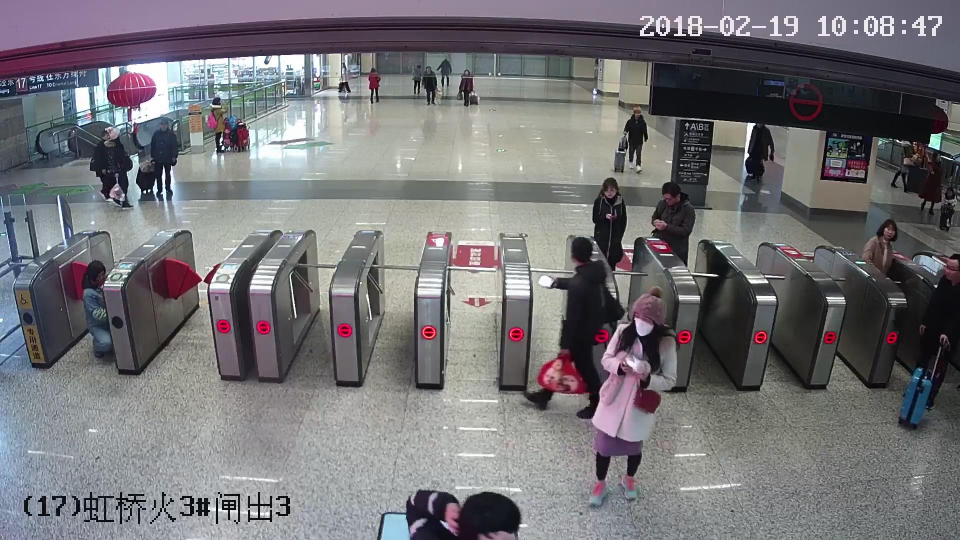
#> input picture demo.jpg, 1920 x 1080 px (shown at 1/2 size)
$ python test_2.py
#> lines starting #> are read from the running program, lines starting #| are printed output that depends on the picture
from functools import reduce
from PIL import Image
from matplotlib.colors import  rgb_to_hsv,hsv_to_rgb
import numpy as np
import cv2
from timeit import default_timer as timer
import numpy

image=Image.open('demo.jpg')
#> image is the input picture: PIL image 1920x1080 RGB; mean R, G, B 115.5, 114.2, 117.5
cv = cv2.imread('demo.jpg')
# print(cv)


# PIL
# [46 lines left out: functions letterbox_image, letterbox_image2, not called in this run]

# [16 lines of commented-out code are left out]

time1=timer()
resized0=cv2.resize(cv,(416,234),interpolation=cv2.INTER_AREA)  #INTER_AREA
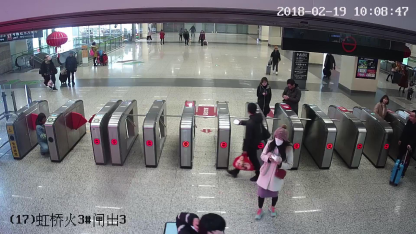
#> resized0: shape (234, 416, 3); mean B, G, R 117.5, 114.2, 115.5

# image=Image.open('demo.jpg')
# image=image.resize((416,234),Image.BICUBIC)
# resized0=np.array(image)

gray0=numpy.zeros((416,416,3),dtype=np.uint8)
gray0[...]=128
# [6 lines of commented-out code are left out]

resized1=gray0

resized1[91:91+234,0:416]=resized0
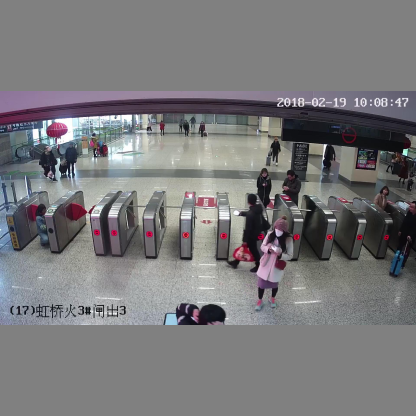
#> resized1: shape (416, 416, 3); mean B, G, R 122.1, 120.3, 121
time2=timer()
# [5 lines of commented-out code are left out]

cv2.imwrite('new_image.jpg',resized1)
cv2.imshow('resized1',resized1)
cv2.waitKey(0)
